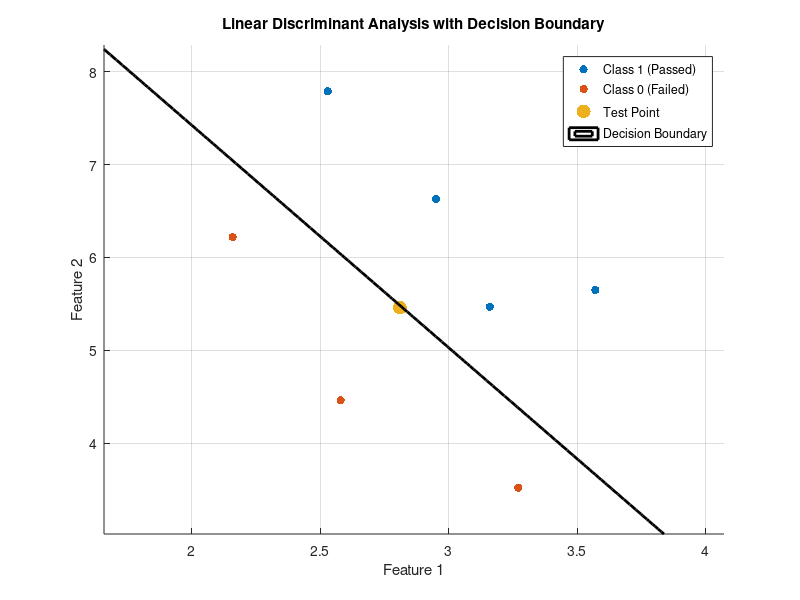

Source code (MATLAB):
clc; clear; close all;
data = [2.95, 2.53, 3.57, 3.16, 2.58, 2.16, 3.27; 
        6.63, 7.79, 5.65, 5.47, 4.46, 6.22, 3.52];
output = [1, 1, 1, 1, 0, 0, 0]; 
test_point = [2.81; 5.46];       
class1 = data(:, output == 1);
class0 = data(:, output == 0);
overall_mean = mean(data, 2);
mean1 = mean(class1, 2);
mean0 = mean(class0, 2);
cov_class1 = (class1 - overall_mean) * (class1 - overall_mean)' / size(class1, 2);
cov_class0 = (class0 - overall_mean) * (class0 - overall_mean)' / size(class0, 2);
prior1 = sum(output == 1) / length(output);
prior0 = sum(output == 0) / length(output);

cov_matrix = prior1 * cov_class1 + prior0 * cov_class0;
inv_cov_matrix = inv(cov_matrix);
g1 = mean1' * inv_cov_matrix * test_point - 0.5 * mean1' * inv_cov_matrix * mean1 + log(prior1);
g0 = mean0' * inv_cov_matrix * test_point - 0.5 * mean0' * inv_cov_matrix * mean0 + log(prior0);

if g1 > g0
    class_assigned = 1;
    decision = 'Passed';
else
    class_assigned = 0;
    decision = 'Not Passed';
end
fprintf("Discriminant function for Class 1 (Passed): %.4f\n", g1);
fprintf("Discriminant function for Class 0 (Not Passed): %.4f\n", g0);
fprintf("Test point (%.2f, %.2f) assigned to Class: %d (%s)\n", test_point(1), test_point(2), class_assigned, decision);
figure;
hold on; grid on;
scatter(class1(1, :), class1(2, :), 'ro', 'filled');
scatter(class0(1, :), class0(2, :), 'bs', 'filled'); 
scatter(test_point(1), test_point(2), 'kp', 'filled', 'SizeData', 100); 

x_vals = linspace(min(data(1, :)) - 0.5, max(data(1, :)) + 0.5, 100);
y_vals = linspace(min(data(2, :)) - 0.5, max(data(2, :)) + 0.5, 100);
[X, Y] = meshgrid(x_vals, y_vals);
Z = zeros(size(X));

for i = 1:size(X, 1)
    for j = 1:size(X, 2)
        point = [X(i, j); Y(i, j)];
        g1_temp = mean1' * inv_cov_matrix * point - 0.5 * mean1' * inv_cov_matrix * mean1 + log(prior1);
        g0_temp = mean0' * inv_cov_matrix * point - 0.5 * mean0' * inv_cov_matrix * mean0 + log(prior0);
        Z(i, j) = g1_temp - g0_temp;
    end
end

contour(X, Y, Z, [0, 0], 'k', 'LineWidth', 2); 

legend('Class 1 (Passed)', 'Class 0 (Failed)', 'Test Point', 'Decision Boundary', 'Location', 'best');
title('Linear Discriminant Analysis with Decision Boundary');
xlabel('Feature 1');
ylabel('Feature 2');
hold off;
disp('Overall Mean of Data:');
disp(overall_mean);
disp('Mean of Class 1 (Passed):');
disp(mean1);
disp('Mean of Class 0 (Not Passed):');
disp(mean0);
disp('Covariance matrix of Class 1 (Passed):');
disp(cov_class1);
disp('Covariance matrix of Class 0 (Not Passed):');
disp(cov_class0);
disp('Common Covariance Matrix:');
disp(cov_matrix);
disp('Prior Probability of Class 1 (Passed):');
disp(prior1);
disp('Prior Probability of Class 0 (Not Passed):');
disp(prior0);
disp('Final Classification Result:');
fprintf("Test point assigned to class %d (%s) with g1 = %.4f and g0 = %.4f\n", class_assigned, decision, g1, g0);
